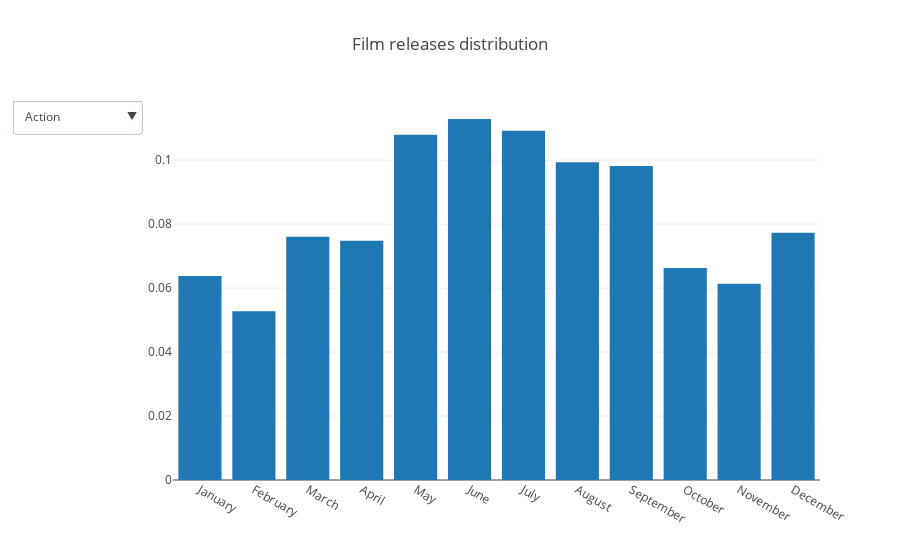

Notebook code for this chart:
### Code cell
traces = []
for genre in genres:
    traces.append(
        go.Histogram(
            x=plotly_df[plotly_df['genre'] == genre].release_month,
            histnorm='probability', 
            name = genre, 
            visible = (genre == 'Action'))
    )
    
layout = go.Layout(
    title='Film releases distribution',
    updatemenus=list([
        dict(
            x=-0.05,
            y=1,
            yanchor='top',
            buttons=list([
                dict(
                    args=['visible', [True] + [False]*3],
                    label='Action',
                    method='restyle'
                ),
                dict(
                    args=['visible', [False] + [True] + [False]*2],
                    label='Action & Drama',
                    method='restyle'
                ),
                dict(
                    args=['visible', [False]*2 + [True] + [False]],
                    label='Other',
                    method='restyle'
                ),
                dict(
                    args=['visible', [False]*3 + [True]],
                    label='Drama',
                    method='restyle'
                )
            ]),
        )
    ]),
)

fig = {'data': traces, 'layout': layout}
iplot(fig, show_link=False)

### Figure 1 — Plotly figure (JSON) as saved in the notebook; plotly's stock layout.template omitted (floating-point values rounded to 4 significant figures; data arrays with more than 128 entries replaced by an {"elided": "..."} marker saying what was removed)
{"data": [{"histnorm": "probability", "name": "Action", "type": "histogram", "uid": "0caed5fd-8ee1-4c9f-b91a-6747b3aa58d5", "visible": true, "x": {"elided": "815 str values"}}, {"histnorm": "probability", "name": "Action & Drama", "type": "histogram", "uid": "adf90b4f-30a4-482c-b4cc-5a8806fa5407", "visible": false, "x": {"elided": "339 str values"}}, {"histnorm": "probability", "name": "Other", "type": "histogram", "uid": "bddb0db2-8934-496b-b108-0cf570f5dfd9", "visible": false, "x": {"elided": "1691 str values"}}, {"histnorm": "probability", "name": "Drama", "type": "histogram", "uid": "c78ec917-d9fd-4063-a62c-3e0becc4c3c2", "visible": false, "x": {"elided": "1958 str values"}}], "layout": {"title": "Film releases distribution", "updatemenus": [{"buttons": [{"args": ["visible", [true, false, false, false]], "label": "Action", "method": "restyle"}, {"args": ["visible", [false, true, false, false]], "label": "Action & Drama", "method": "restyle"}, {"args": ["visible", [false, false, true, false]], "label": "Other", "method": "restyle"}, {"args": ["visible", [false, false, false, true]], "label": "Drama", "method": "restyle"}], "x": -0.05, "y": 1, "yanchor": "top"}]}}
